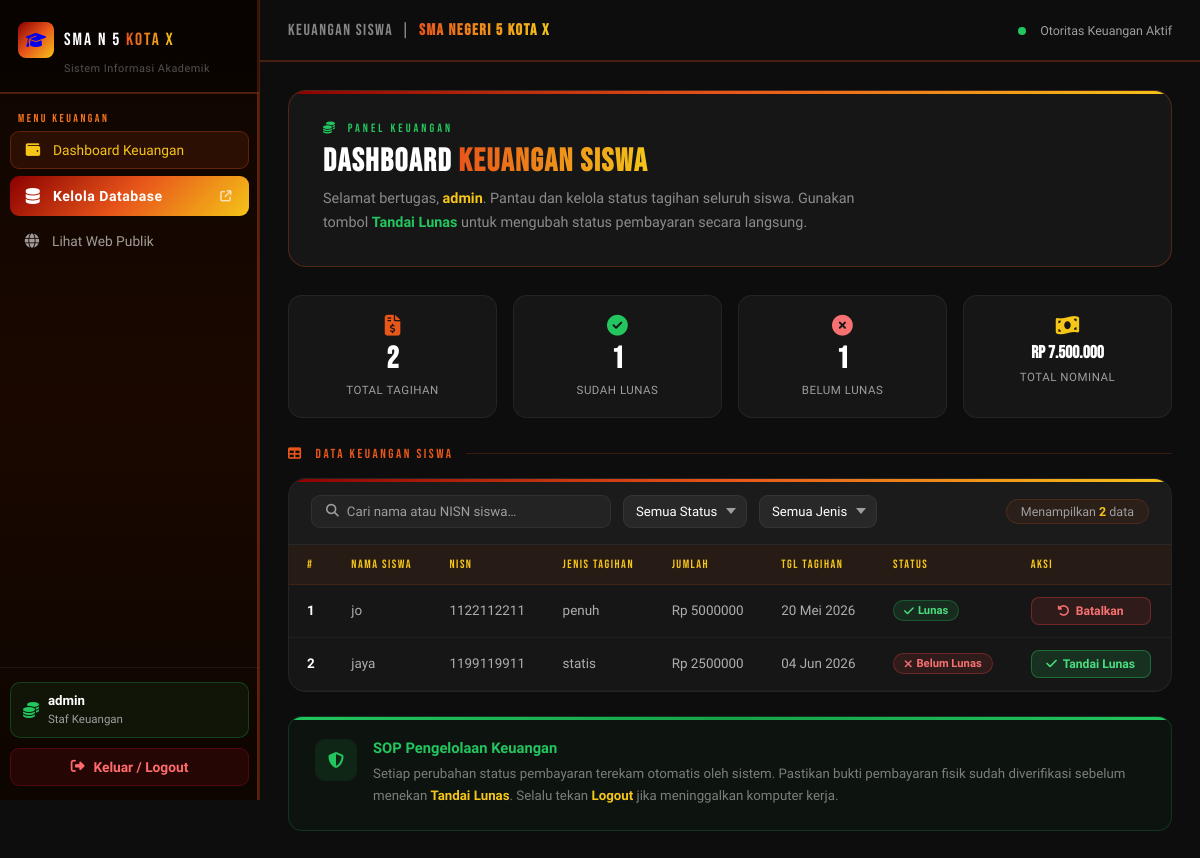
The page /portal/keuangan/ (signed in) on the database its author committed.
### core/models.py (models this page shows, shortened)
class KeuanganSiswa(models.Model):
    siswa = models.ForeignKey(Siswa, on_delete=models.CASCADE, related_name='keuangansiswa_set')
    jenis_tagihan = models.CharField(max_length=100)
    jumlah = models.DecimalField(max_digits=12, decimal_places=0)
    status_lunas = models.BooleanField(default=False)
    tanggal_tagihan = models.DateField()
    class Meta:
        verbose_name = "Keuangan Siswa"
        verbose_name_plural = "Keuangan Siswa"

class Siswa(models.Model):
    user = models.OneToOneField(User, on_delete=models.CASCADE, related_name='siswa_profile')
    nisn = models.CharField(max_length=20, unique=True, verbose_name="NISN")
    nama_lengkap = models.CharField(max_length=255)
    tempat_lahir = models.CharField(max_length=100, null=True, blank=True)
    tanggal_lahir = models.DateField(null=True, blank=True)
    foto = models.ImageField(upload_to='profil_siswa/', null=True, blank=True)
    kelas = models.ForeignKey(
        Kelas,
        on_delete=models.SET_NULL,
        null=True,
        blank=True,
        related_name='daftar_siswa'
    )
    wali = models.ForeignKey(
        WaliMurid,
        on_delete=models.SET_NULL,
        null=True,
        blank=True,
        related_name='daftar_anak'
    )
    class Meta:
        verbose_name = "Siswa"
        verbose_name_plural = "Siswa"

### core/views.py (the view)
# urls.py: path('keuangan/', views.manajemen_keuangan, name='keuangan_siswa'),
@login_required
def manajemen_keuangan(request):
    if not is_staf_keuangan(request.user):
        raise PermissionDenied
    keuangan_queryset = KeuanganSiswa.objects.select_related('siswa').all()
    search_query  = request.GET.get('q', '')
    status_filter = request.GET.get('status', '')
    jenis_filter  = request.GET.get('jenis', '')
    if search_query:
        keuangan_queryset = keuangan_queryset.filter(
            siswa__nama_lengkap__icontains=search_query
        ) | keuangan_queryset.filter(
            siswa__nisn__icontains=search_query
        )
    if status_filter:
        keuangan_queryset = keuangan_queryset.filter(
            status_lunas=(status_filter == 'true')
        )
    if jenis_filter:
        keuangan_queryset = keuangan_queryset.filter(jenis_tagihan=jenis_filter)
    total_nominal = keuangan_queryset.aggregate(total=Sum('jumlah'))['total'] or 0
    jenis_tagihan_list = KeuanganSiswa.objects.values_list(
        'jenis_tagihan', flat=True
    ).distinct().order_by('jenis_tagihan')
    context = {
        'keuangan_list'     : keuangan_queryset,
        'total_tagihan'     : keuangan_queryset.count(),
        'total_lunas'       : keuangan_queryset.filter(status_lunas=True).count(),
        'total_belum_lunas' : keuangan_queryset.filter(status_lunas=False).count(),
        'total_nominal'     : f"Rp {total_nominal:,.0f}".replace(",", "."),
        'jenis_tagihan_list': jenis_tagihan_list,
    }
    return render(request, 'core/keuangan_siswa.html', context)

### core/views.py (called while the page is built)
def is_staf_keuangan(user):
    if not user or not user.is_authenticated:
        return False
    if user.is_superuser or user.is_staff:
        return True
    grup_user = [g.name.lower().strip() for g in user.groups.all()]
    return any(g in grup_user for g in ('staf_keuangan', 'staf keuangan', 'staff keuangan'))

### core/templates/core/keuangan_siswa.html (shortened to what this page needs)
{% load static %}
<!DOCTYPE html>
<html lang="id">
<head>
    <link rel="stylesheet" href="https://cdnjs.cloudflare.com/ajax/libs/font-awesome/6.4.0/css/all.min.css">
</head>
<body>
<aside class="sidebar">
    <div class="sidebar-brand">
        <a href="{% url 'web_publik:index' %}" class="brand-logo">
            <div class="brand-logo-icon"><i class="fa-solid fa-graduation-cap"></i></div>
            <div class="brand-name">SMA N 5 <span>KOTA X</span></div>
        </a>
        <div class="brand-sub">Sistem Informasi Akademik</div>
    </div>
    <div class="sidebar-section-label">Menu Keuangan</div>
    <nav class="sidebar-nav">
        <a href="{% url 'core:keuangan_siswa' %}" class="nav-item active">
            <i class="fa-solid fa-wallet"></i> Dashboard Keuangan
        </a>
        <a href="/admin/" target="_blank" class="nav-item-db">
            <i class="fa-solid fa-database"></i>
            <span>Kelola Database</span>
            <i class="fa-solid fa-arrow-up-right-from-square" style="margin-left:auto;font-size:0.7rem;opacity:0.7;"></i>
        </a>
        <a href="{% url 'web_publik:index' %}" class="nav-item">
            <i class="fa-solid fa-globe"></i> Lihat Web Publik
        </a>
    </nav>
    <div class="sidebar-footer">
        <div class="role-badge">
            <i class="fa-solid fa-coins"></i>
            <div class="role-badge-text">
                <strong>{{ request.user.username }}</strong>
                <span>Staf Keuangan</span>
            </div>
        </div>
        <form action="{% url 'web_publik:logout' %}" method="post" style="margin:0">
            <button type="submit" class="btn-logout">
                <i class="fa-solid fa-right-from-bracket"></i> Keluar / Logout
            </button>
        </form>
    </div>
</aside>
<div class="main-wrap">
    <div class="topbar">
        <div class="topbar-left">Keuangan Siswa &nbsp;|&nbsp; <strong>SMA Negeri 5 Kota X</strong></div>
        <div class="topbar-right">
            <div class="topbar-dot"></div>
            <span class="topbar-status">Otoritas Keuangan Aktif</span>
        </div>
    </div>
    <div class="page-content">
        <div class="dashboard-banner">
            <div class="banner-label"><i class="fa-solid fa-coins"></i> &nbsp;Panel Keuangan</div>
            <h2>Dashboard <span>Keuangan Siswa</span></h2>
            <p>Selamat bertugas, <strong>{{ request.user.username }}</strong>.
               Pantau dan kelola status tagihan seluruh siswa.
               Gunakan tombol <em>Tandai Lunas</em> untuk mengubah status pembayaran secara langsung.</p>
        </div>
        <div class="stats-row">
            <div class="stat-chip">
                <i class="fa-solid fa-file-invoice-dollar ic-orange"></i>
                <strong>{{ total_tagihan }}</strong>
                <span>Total Tagihan</span>
            </div>
            <div class="stat-chip">
                <i class="fa-solid fa-circle-check ic-green"></i>
                <strong>{{ total_lunas }}</strong>
                <span>Sudah Lunas</span>
            </div>
            <div class="stat-chip">
                <i class="fa-solid fa-circle-xmark ic-red"></i>
                <strong>{{ total_belum_lunas }}</strong>
                <span>Belum Lunas</span>
            </div>
            <div class="stat-chip">
                <i class="fa-solid fa-money-bill-wave ic-gold"></i>
                <strong style="font-size:1.1rem;">{{ total_nominal }}</strong>
                <span>Total Nominal</span>
            </div>
        </div>
        <div class="section-title"><i class="fa-solid fa-table"></i> Data Keuangan Siswa</div>
        <div class="keu-card">
            <div class="keu-card-toolbar">
                <form method="GET" style="display:contents">
                    <div class="keu-search">
                        <i class="fa-solid fa-magnifying-glass"></i>
                        <input type="text" name="q" value="{{ request.GET.q }}"
                               placeholder="Cari nama atau NISN siswa…">
                    </div>
                    <select name="status" class="keu-select" onchange="this.form.submit()">
                        <option value="">Semua Status</option>
                    </select>
                    <select name="jenis" class="keu-select" onchange="this.form.submit()">
                        <option value="">Semua Jenis</option>
                    </select>
                </form>
                <div class="keu-count">Menampilkan <strong>{{ keuangan_list|length }}</strong> data</div>
            </div>
            <div class="keu-table-wrap">
                <table class="keu-table">
                    <thead>
                        <tr>
                            <th>#</th>
                            <th>Nama Siswa</th>
                            <th>NISN</th>
                            <th>Jenis Tagihan</th>
                            <th>Jumlah</th>
                            <th>Tgl Tagihan</th>
                            <th>Status</th>
                            <th>Aksi</th>
                        </tr>
                    </thead>
                    <tbody>
                        {% for item in keuangan_list %}
                        <tr>
                            <td>{{ forloop.counter }}</td>
                            <td>{{ item.siswa.nama_lengkap }}</td>
                            <td>{{ item.siswa.nisn }}</td>
                            <td>{{ item.jenis_tagihan }}</td>
                            <td>Rp {{ item.jumlah|floatformat:0 }}</td>
                            <td>{{ item.tanggal_tagihan|date:"d M Y" }}</td>
                            <td>
                                {% if item.status_lunas %}
                                    <span class="t-badge green"><i class="fa-solid fa-check"></i> Lunas</span>
                                {% else %}
                                    <span class="t-badge red"><i class="fa-solid fa-xmark"></i> Belum Lunas</span>
                                {% endif %}
                            </td>
                            <td>
                                <form method="POST" action="{% url 'core:toggle_lunas' item.id %}" style="margin:0">
                                    {% if item.status_lunas %}
                                    <button type="submit" class="btn-toggle batalkan">
                                        <i class="fa-solid fa-rotate-left"></i> Batalkan
                                    </button>
                                    {% else %}
                                    <button type="submit" class="btn-toggle tandai-lunas">
                                        <i class="fa-solid fa-check"></i> Tandai Lunas
                                    </button>
                                    {% endif %}
                                </form>
                            </td>
                        </tr>
                        {% endfor %}
                    </tbody>
                </table>
            </div>
        </div>
        <div class="sop-card">
            <div class="sop-icon"><i class="fa-solid fa-shield-halved"></i></div>
            <div>
                <h4>SOP Pengelolaan Keuangan</h4>
                <p>Setiap perubahan status pembayaran terekam otomatis oleh sistem.
                   Pastikan bukti pembayaran fisik sudah diverifikasi sebelum menekan <strong>Tandai Lunas</strong>.
                   Selalu tekan <strong>Logout</strong> jika meninggalkan komputer kerja.</p>
            </div>
        </div>
    </div>
</div>
</body>
</html>

### rows shown on the page
KeuanganSiswa: siswa.nama_lengkap "jo", siswa.nisn "1122112211", jenis_tagihan "penuh", jumlah "5000000", tanggal_tagihan "20 Mei 2026", status_lunas True (drawn)
KeuanganSiswa: siswa.nama_lengkap "jaya", siswa.nisn "1199119911", jenis_tagihan "statis", jumlah "2500000", tanggal_tagihan "04 Jun 2026", status_lunas False (drawn)

### other values the page prints
{{ request.user.username }} "admin"
{{ total_tagihan }} "2"
{{ total_lunas }} "1"
{{ total_belum_lunas }} "1"
{{ total_nominal }} "Rp 7.500.000"
{{ keuangan_list|length }} "2"
